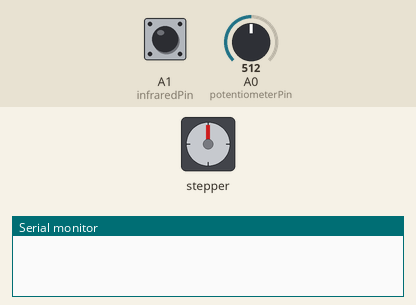
Recording of a sketch running on a simulated Arduino Uno, built with avr-gcc and run on an emulated ATmega328P. On the bench: stepper motor, the last lines printed to the serial monitor. The test bench sets the inputs (shaded band); at power-on: A1 (infraredPin) LOW, A0 (potentiometerPin) = 512. Stepper angles assume 2048 steps per turn.

Above: at 1.2 s.
1.3 s: A1 (infraredPin) pulsed HIGH 2 times (0.12 s each, 0.3 s apart)
At 2.64 s:
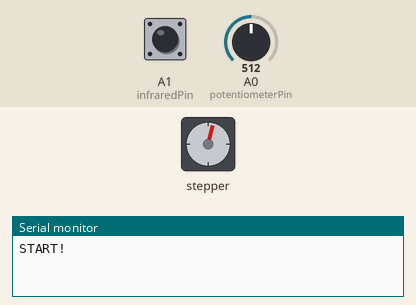
At 7.0 s:
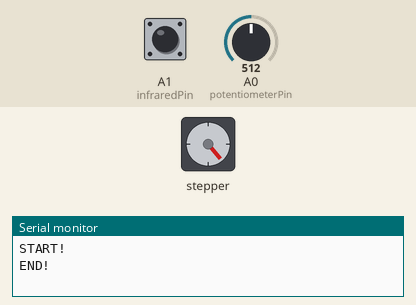
Timing chart, 0 to 13.3 s (numbered marks = the images above; inputs shaded):
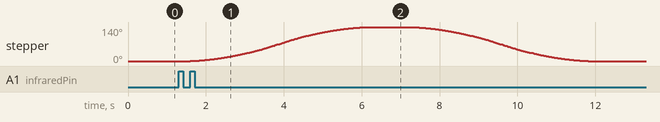

Measured:
- after the input at 1.3 s, stepper: turns 140° clockwise in 4.6 s, then 140° counter-clockwise in 4.6 s

The sketch:

Stepper_motor3.ino
```cpp
#include <AccelStepper.h>
#include <SPI.h>
AccelStepper stepper;

const int potentiometerPin = A0;
const int infraredPin = A1;

int PotentiometerValue = 0;
int lastInfraredValue = 0;
int currentInfraredValue = 0;
int infraredValue = 0;
int maxPenguinAcc = 250;

int penguinPos = 800;
int resetPos = 0;

unsigned long timebreak = 800;
unsigned long lastDebounceTime = 0;
unsigned long debounceDelay = 1000;

bool motorStart = false;

void setup() {
  // put your setup code here, to run once:
  Serial.begin(9600);
}


void loop() {
  // put your main code here, to run repeatedly:
  PotentiometerValue = analogRead(potentiometerPin);
  int moterAcc = map(PotentiometerValue,0,1023,0,maxPenguinAcc);
  //Serial.println(moterAcc);
  lastInfraredValue = currentInfraredValue;
  currentInfraredValue = infraredValue;
  infraredValue = digitalRead(infraredPin);

  if(lastInfraredValue!=currentInfraredValue){
   // Serial.print("currentInfraredValue = ");
   // Serial.println(currentInfraredValue);
    if(currentInfraredValue == 0){
      motorStart = true;
      Serial.println("START!");
      lastDebounceTime = millis();
    }
  }

  if(motorStart){
    motorMove(moterAcc,penguinPos);
    }
  else{
      stepper.setMaxSpeed(500.0);
      stepper.setAcceleration(moterAcc);
      stepper.runToNewPosition(resetPos);
    }
}

void motorMove(int acc,int pos){
 // Serial.println("START!");
  stepper.setMaxSpeed(500);
  stepper.setAcceleration(acc);
  stepper.runToNewPosition(pos);
//  if((millis() - lastDebounceTime) > debounceDelay){
     if (stepper.distanceToGo() == 0)
    {
    motorStart = false;
    Serial.println("END!");
    delay(timebreak);
    }
  }
```
